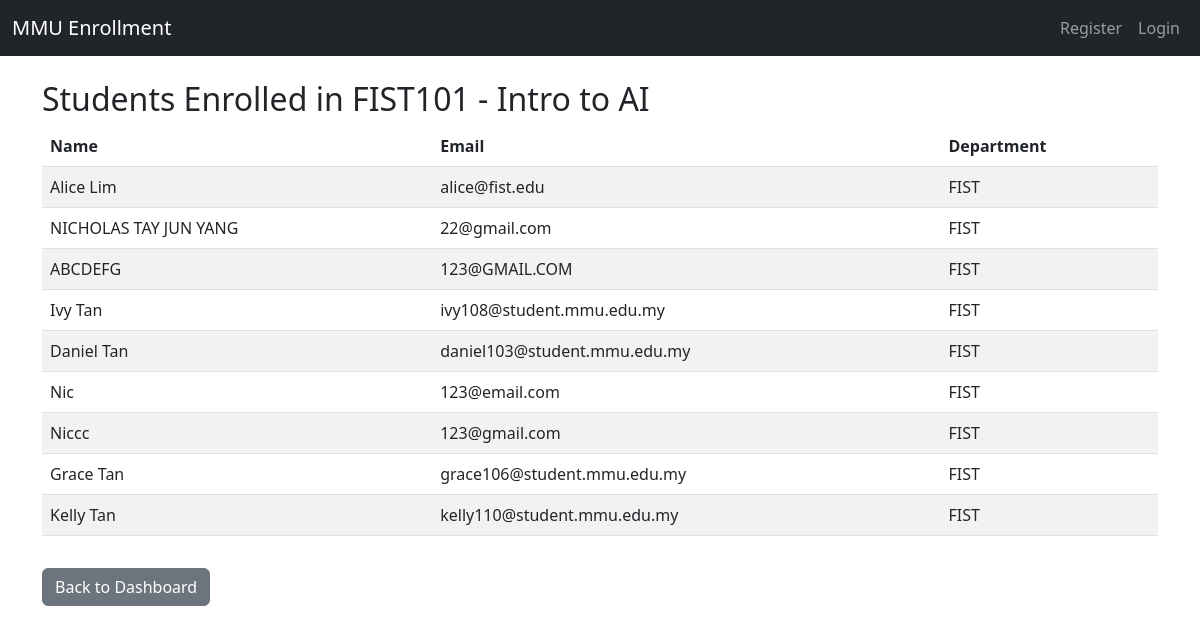
Page /admin/course/1/students (signed in) on the committed database.
### app/models.py (models this page shows, shortened)
class Course(db.Model):
    id = db.Column(db.Integer, primary_key=True)
    course_code = db.Column(db.String(10), unique=True)
    course_name = db.Column(db.String(128))
    instructor = db.Column(db.String(64))
    quota = db.Column(db.Integer)
    description = db.Column(db.Text)
    credits = db.Column(db.Integer)
    semester = db.Column(db.String(64))
    schedule = db.Column(db.String(128))
    location = db.Column(db.String(128))
    department = db.Column(db.String(64))
    day_of_week = db.Column(db.String(16))
    start_time = db.Column(db.Time)
    end_time = db.Column(db.Time)
    enrollments = db.relationship('Enrollment', backref='course', lazy=True)

class Student(db.Model):
    id = db.Column(db.Integer, primary_key=True)
    name = db.Column(db.String(64))
    email = db.Column(db.String(120), unique=True)
    department = db.Column(db.String(64))
    password_hash = db.Column(db.String(128))
    enrollments = db.relationship('Enrollment', backref='student', lazy=True)

### app/routes.py (the view)
@main.route("/admin/course/<int:course_id>/students")
def admin_view_students(course_id):
    if "admin_id" not in session:
        flash("Admin access only.", "warning")
        return redirect(url_for("main.admin_login"))
    course = Course.query.get_or_404(course_id)
    enrollments = Enrollment.query.filter_by(course_id=course_id).all()
    students = [e.student for e in enrollments]
    return render_template("admin_course_students.html", course=course, students=students)

### app/templates/admin_course_students.html (shortened to what this page needs)
{% extends "base.html" %}
{% block content %}
<h2>Students Enrolled in {{ course.course_code }} - {{ course.course_name }}</h2>
{% if students %}
<table class="table table-striped">
    <thead>
        <tr>
            <th>Name</th>
            <th>Email</th>
            <th>Department</th>
        </tr>
    </thead>
    <tbody>
        {% for s in students %}
        <tr>
            <td>{{ s.name }}</td>
            <td>{{ s.email }}</td>
            <td>{{ s.department }}</td>
        </tr>
        {% endfor %}
    </tbody>
</table>
{% else %}
<p class="text-muted">No students enrolled in this course yet.</p>
{% endif %}
<a href="{{ url_for('main.admin_dashboard') }}" class="btn btn-secondary mt-3">Back to Dashboard</a>
{% endblock %}

### rows in the picture
Course: course_code "FIST101", course_name "Intro to AI"
Student: name "Alice Lim", email "alice@fist.edu", department "FIST"
Student: name "NICHOLAS TAY JUN YANG", email "22@gmail.com", department "FIST"
Student: name "ABCDEFG", email "123@GMAIL.COM", department "FIST"
Student: name "Ivy Tan", email "ivy108@student.mmu.edu.my", department "FIST"
Student: name "Daniel Tan", email "daniel103@student.mmu.edu.my", department "FIST"
Student: name "Nic", email "123@email.com", department "FIST"
Student: name "Niccc", email "123@gmail.com", department "FIST"
Student: name "Grace Tan", email "grace106@student.mmu.edu.my", department "FIST"
Student: name "Kelly Tan", email "kelly110@student.mmu.edu.my", department "FIST"
